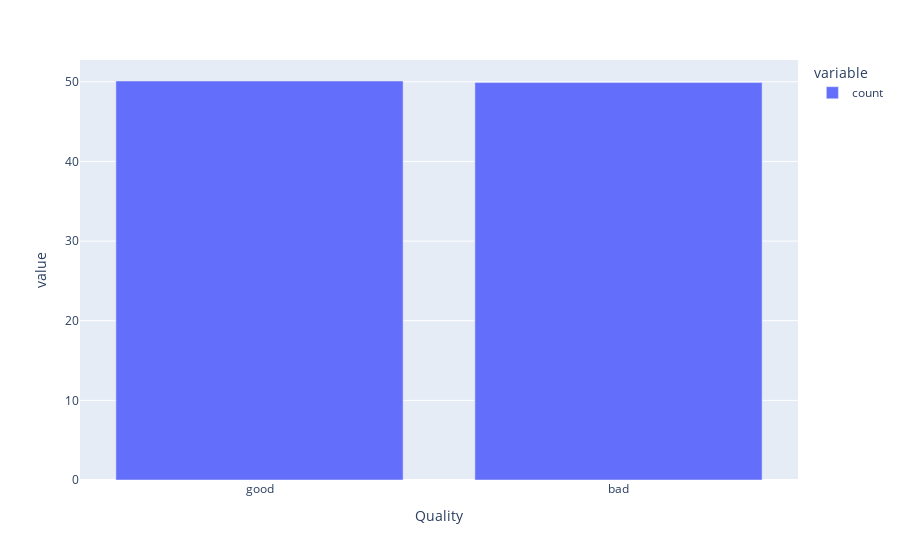

This figure's notebook cell:
### Markdown cell above
## EDA

### Code cell
# Distribuição da Variável Target - Percentual
px.bar(df_frutas.value_counts('Quality')/ len(df_frutas) * 100)

### Figure 1 — Plotly figure (JSON) as saved in the notebook; plotly's stock layout.template omitted (floating-point values rounded to 4 significant figures)
{"data": [{"hovertemplate": "variable=count<br>Quality=%{x}<br>value=%{y}<extra></extra>", "legendgroup": "count", "marker": {"color": "#636efa", "pattern": {"shape": ""}}, "name": "count", "orientation": "v", "showlegend": true, "textposition": "auto", "type": "bar", "x": ["good", "bad"], "xaxis": "x", "y": [50.1, 49.9], "yaxis": "y"}], "layout": {"barmode": "relative", "legend": {"title": {"text": "variable"}, "tracegroupgap": 0}, "margin": {"t": 60}, "xaxis": {"anchor": "y", "domain": [0, 1], "title": {"text": "Quality"}}, "yaxis": {"anchor": "x", "domain": [0, 1], "title": {"text": "value"}}}}
